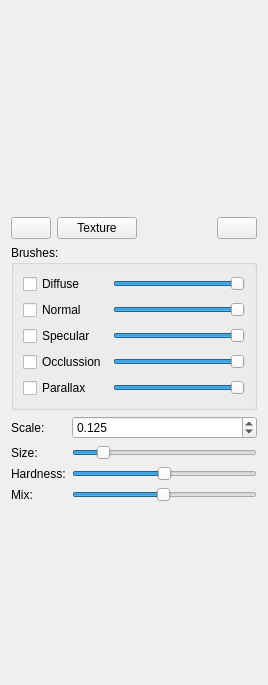
<?xml version="1.0" encoding="UTF-8"?>
<ui version="4.0">
 <class>TextureBrushGui</class>
 <widget class="QWidget" name="TextureBrushGui">
  <property name="geometry">
   <rect>
    <x>0</x>
    <y>0</y>
    <width>268</width>
    <height>685</height>
   </rect>
  </property>
  <property name="windowTitle">
   <string>Form</string>
  </property>
  <layout class="QGridLayout" name="gridLayout">
   <item row="1" column="3">
    <widget class="QPushButton" name="buttonEraser">
     <property name="text">
      <string/>
     </property>
     <property name="icon">
      <iconset theme="eraser-icon"/>
     </property>
     <property name="checkable">
      <bool>true</bool>
     </property>
    </widget>
   </item>
   <item row="4" column="0" colspan="4">
    <widget class="QLabel" name="label_5">
     <property name="text">
      <string/>
     </property>
    </widget>
   </item>
   <item row="3" column="0" colspan="4">
    <layout class="QFormLayout" name="formLayout">
     <item row="0" column="0">
      <widget class="QLabel" name="label_4">
       <property name="text">
        <string>Scale:</string>
       </property>
      </widget>
     </item>
     <item row="0" column="1">
      <widget class="QDoubleSpinBox" name="scaleSpinBox">
       <property name="sizePolicy">
        <sizepolicy hsizetype="Expanding" vsizetype="Fixed">
         <horstretch>0</horstretch>
         <verstretch>0</verstretch>
        </sizepolicy>
       </property>
       <property name="decimals">
        <number>3</number>
       </property>
       <property name="minimum">
        <double>0.001000000000000</double>
       </property>
       <property name="maximum">
        <double>2.000000000000000</double>
       </property>
       <property name="value">
        <double>0.125000000000000</double>
       </property>
      </widget>
     </item>
     <item row="1" column="0">
      <widget class="QLabel" name="label">
       <property name="text">
        <string>Size:</string>
       </property>
      </widget>
     </item>
     <item row="1" column="1">
      <widget class="QSlider" name="sizeSlider">
       <property name="minimum">
        <number>1</number>
       </property>
       <property name="maximum">
        <number>100</number>
       </property>
       <property name="value">
        <number>15</number>
       </property>
       <property name="orientation">
        <enum>Qt::Horizontal</enum>
       </property>
      </widget>
     </item>
     <item row="2" column="0">
      <widget class="QLabel" name="label_2">
       <property name="text">
        <string>Hardness:</string>
       </property>
      </widget>
     </item>
     <item row="2" column="1">
      <widget class="QSlider" name="hardnessSlider">
       <property name="minimum">
        <number>0</number>
       </property>
       <property name="maximum">
        <number>100</number>
       </property>
       <property name="value">
        <number>50</number>
       </property>
       <property name="orientation">
        <enum>Qt::Horizontal</enum>
       </property>
      </widget>
     </item>
     <item row="3" column="0">
      <widget class="QLabel" name="label_3">
       <property name="text">
        <string>Mix:</string>
       </property>
      </widget>
     </item>
     <item row="3" column="1">
      <widget class="QSlider" name="mixSlider">
       <property name="minimum">
        <number>1</number>
       </property>
       <property name="maximum">
        <number>100</number>
       </property>
       <property name="value">
        <number>50</number>
       </property>
       <property name="orientation">
        <enum>Qt::Horizontal</enum>
       </property>
      </widget>
     </item>
    </layout>
   </item>
   <item row="0" column="0" colspan="3">
    <widget class="QLabel" name="imageLabel">
     <property name="sizePolicy">
      <sizepolicy hsizetype="Minimum" vsizetype="Preferred">
       <horstretch>0</horstretch>
       <verstretch>0</verstretch>
      </sizepolicy>
     </property>
     <property name="minimumSize">
      <size>
       <width>200</width>
       <height>200</height>
      </size>
     </property>
     <property name="maximumSize">
      <size>
       <width>10000</width>
       <height>10000</height>
      </size>
     </property>
     <property name="text">
      <string/>
     </property>
     <property name="alignment">
      <set>Qt::AlignCenter</set>
     </property>
    </widget>
   </item>
   <item row="1" column="2">
    <spacer name="horizontalSpacer">
     <property name="orientation">
      <enum>Qt::Horizontal</enum>
     </property>
     <property name="sizeHint" stdset="0">
      <size>
       <width>68</width>
       <height>20</height>
      </size>
     </property>
    </spacer>
   </item>
   <item row="2" column="0" colspan="4">
    <widget class="QGroupBox" name="groupBox">
     <property name="title">
      <string>Brushes:</string>
     </property>
     <layout class="QGridLayout" name="gridLayout_2">
      <item row="0" column="0">
       <widget class="QCheckBox" name="checkBoxDiffuse">
        <property name="text">
         <string>Diffuse</string>
        </property>
        <property name="checked">
         <bool>false</bool>
        </property>
       </widget>
      </item>
      <item row="0" column="1">
       <widget class="QSlider" name="sliderDiffuse">
        <property name="minimum">
         <number>0</number>
        </property>
        <property name="maximum">
         <number>255</number>
        </property>
        <property name="value">
         <number>255</number>
        </property>
        <property name="orientation">
         <enum>Qt::Horizontal</enum>
        </property>
       </widget>
      </item>
      <item row="1" column="0">
       <widget class="QCheckBox" name="checkBoxNormal">
        <property name="text">
         <string>Normal</string>
        </property>
        <property name="checked">
         <bool>false</bool>
        </property>
       </widget>
      </item>
      <item row="1" column="1">
       <widget class="QSlider" name="sliderNormal">
        <property name="minimum">
         <number>0</number>
        </property>
        <property name="maximum">
         <number>255</number>
        </property>
        <property name="value">
         <number>255</number>
        </property>
        <property name="orientation">
         <enum>Qt::Horizontal</enum>
        </property>
       </widget>
      </item>
      <item row="2" column="0">
       <widget class="QCheckBox" name="checkBoxSpecular">
        <property name="text">
         <string>Specular</string>
        </property>
       </widget>
      </item>
      <item row="2" column="1">
       <widget class="QSlider" name="sliderSpecular">
        <property name="minimum">
         <number>0</number>
        </property>
        <property name="maximum">
         <number>255</number>
        </property>
        <property name="value">
         <number>255</number>
        </property>
        <property name="orientation">
         <enum>Qt::Horizontal</enum>
        </property>
       </widget>
      </item>
      <item row="3" column="0">
       <widget class="QCheckBox" name="checkBoxOcclussion">
        <property name="text">
         <string>Occlussion</string>
        </property>
       </widget>
      </item>
      <item row="3" column="1">
       <widget class="QSlider" name="sliderOcclussion">
        <property name="minimum">
         <number>0</number>
        </property>
        <property name="maximum">
         <number>255</number>
        </property>
        <property name="value">
         <number>255</number>
        </property>
        <property name="orientation">
         <enum>Qt::Horizontal</enum>
        </property>
       </widget>
      </item>
      <item row="4" column="0">
       <widget class="QCheckBox" name="checkBoxParallax">
        <property name="text">
         <string>Parallax</string>
        </property>
       </widget>
      </item>
      <item row="4" column="1">
       <widget class="QSlider" name="sliderParallax">
        <property name="minimum">
         <number>0</number>
        </property>
        <property name="maximum">
         <number>255</number>
        </property>
        <property name="value">
         <number>255</number>
        </property>
        <property name="orientation">
         <enum>Qt::Horizontal</enum>
        </property>
       </widget>
      </item>
     </layout>
    </widget>
   </item>
   <item row="1" column="0">
    <widget class="QPushButton" name="buttonRounded">
     <property name="text">
      <string/>
     </property>
     <property name="icon">
      <iconset theme="brush-icon"/>
     </property>
     <property name="checkable">
      <bool>true</bool>
     </property>
    </widget>
   </item>
   <item row="1" column="1">
    <widget class="QPushButton" name="pushButton">
     <property name="text">
      <string>Texture</string>
     </property>
     <property name="icon">
      <iconset theme="brush-texture"/>
     </property>
    </widget>
   </item>
  </layout>
 </widget>
 <resources/>
 <connections/>
</ui>
